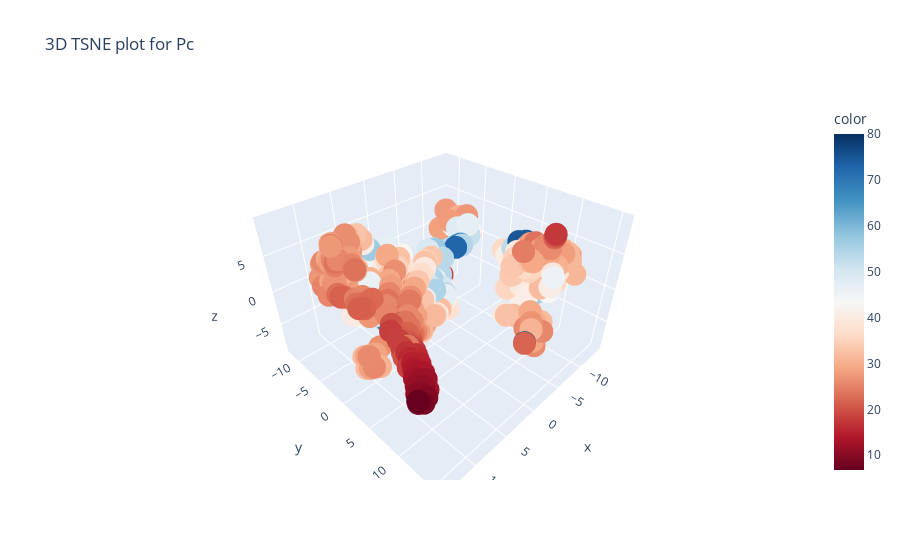

The code cell stored with this chart in its notebook:
### Code cell
plot_tools.plot_3D_tsne(pc_tsne_3D, 'Pc', Y_pc)

### Figure 1 — Plotly figure (JSON) as saved in the notebook; plotly's stock layout.template omitted (floating-point values rounded to 4 significant figures; data arrays with more than 128 entries replaced by an {"elided": "..."} marker saying what was removed)
{"data": [{"hovertemplate": "x=%{x}<br>y=%{y}<br>z=%{z}<br>color=%{marker.color}<extra></extra>", "legendgroup": "", "marker": {"color": {"elided": "774 float values"}, "coloraxis": "coloraxis", "symbol": "circle"}, "mode": "markers", "name": "", "scene": "scene", "showlegend": false, "type": "scatter3d", "x": {"elided": "774 float values"}, "y": {"elided": "774 float values"}, "z": {"elided": "774 float values"}}], "layout": {"coloraxis": {"colorbar": {"title": {"text": "color"}}, "colorscale": [[0, "rgb(103,0,31)"], [0.1, "rgb(178,24,43)"], [0.2, "rgb(214,96,77)"], [0.3, "rgb(244,165,130)"], [0.4, "rgb(253,219,199)"], [0.5, "rgb(247,247,247)"], [0.6, "rgb(209,229,240)"], [0.7, "rgb(146,197,222)"], [0.8, "rgb(67,147,195)"], [0.9, "rgb(33,102,172)"], [1, "rgb(5,48,97)"]]}, "legend": {"tracegroupgap": 0}, "scene": {"domain": {"x": [0, 1], "y": [0, 1]}, "xaxis": {"title": {"text": "x"}}, "yaxis": {"title": {"text": "y"}}, "zaxis": {"title": {"text": "z"}}}, "title": {"text": "3D TSNE plot for Pc"}, "xaxis": {}}}
